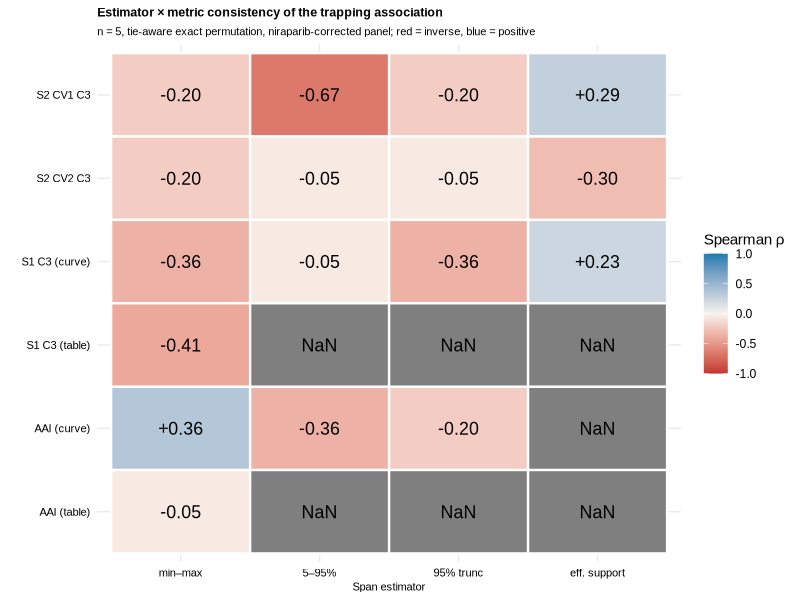
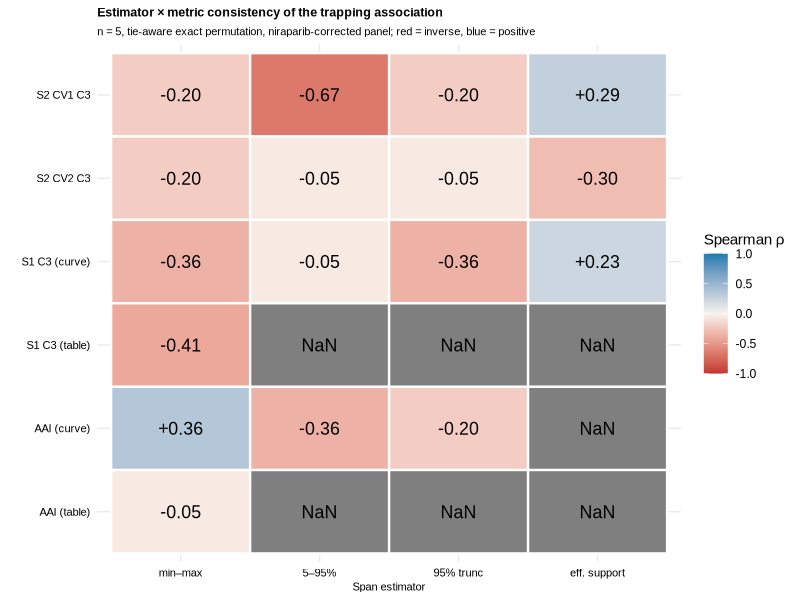

Here is the R script that generated these plots, in order:
# 29-d4_consistency_matrix.R -- Estimator x metric consistency matrix (Fig 9).
# Data source: data/analysis/d4_consistency_matrix.csv, written by
# scripts/d4_consistency_matrix.py (mean-curve rows) plus the *_tab rows
# written by scripts/audit_r1_table_convention.py. All values are read from
# CSV; nothing is hard-coded here except display labels/factors.
#
# Purpose:  Render the estimator x metric consistency matrix (Figure 9) from the derived CSV.
# Created:  2026-10-01 (header standardised 2026-10-05)
# Inputs:   data/analysis/d4_consistency_matrix.csv
# Depends:  data.table, ggplot2
# Run:      Rscript code/29_d4_consistency_matrix.R   (from the repository root)
suppressMessages({library(ggplot2); library(data.table)})

d <- fread("data/analysis/d4_consistency_matrix.csv")

vals <- rbind(
  data.frame(metric = d$metric, est = "mm",      rho = d$mm_rho),
  data.frame(metric = d$metric, est = "q90",     rho = d$q90_rho),
  data.frame(metric = d$metric, est = "trunc95", rho = d$trunc95_rho),
  data.frame(metric = d$metric, est = "eff",     rho = d$eff_rho)
)
vals$est <- factor(vals$est, levels=c("mm","q90","trunc95","eff"))
vals$metric <- factor(vals$metric,
  levels=rev(c("S2_CV1_C3","S2_CV2_C3","S1_C3","S1_C3_tab","AAI","AAI_tab")))
p <- ggplot(vals, aes(est, metric, fill=rho)) +
  geom_tile(color="white", size=0.8) +
  geom_text(aes(label=sprintf("%+.2f", rho)), size=4.5, family="Arial") +
  scale_fill_gradient2(low="#C23531", mid="#F7F3EE", high="#177CB0",
                       midpoint=0, limits=c(-1,1), name="Spearman \u03c1") +
  scale_x_discrete(labels=c(mm="min\u2013max", q90="5\u201395%", trunc95="95% trunc",
                            eff="eff. support")) +
  scale_y_discrete(labels=c(S2_CV1_C3="S2 CV1 C3", S2_CV2_C3="S2 CV2 C3",
                            S1_C3="S1 C3 (curve)", S1_C3_tab="S1 C3 (table)",
                            AAI="AAI (curve)", AAI_tab="AAI (table)")) +
  labs(x="Span estimator", y="",
       title="Estimator \u00d7 metric consistency of the trapping association",
       subtitle="n = 5, tie-aware exact permutation, niraparib-corrected panel; red = inverse, blue = positive") +
  theme_minimal(base_family="Arial") +
  theme(axis.text=element_text(size=8, color="black"),
        axis.title=element_text(size=8),
        plot.title=element_text(size=9, face="bold"),
        plot.subtitle=element_text(size=8),
        legend.position="right")
ggsave("figures/pdf/Fig_D4_ConsistencyMatrix.pdf", p, width=140/25.4, height=85.9/25.4, device=cairo_pdf)
ggsave("figures/png/Fig_D4_ConsistencyMatrix.png", p, width=140/25.4, height=85.9/25.4, dpi=300, type="cairo")
cat("WROTE Fig_D4_ConsistencyMatrix.pdf/png\n")
